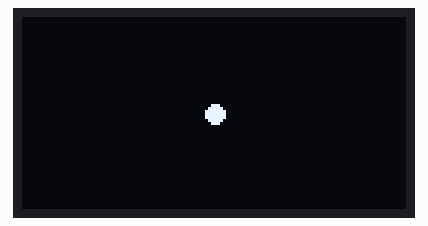
A sketch run on a simulated ESP32. On the bench: 128×64 one-colour display.

Above: at 0.2 s.
At 5.1 s:
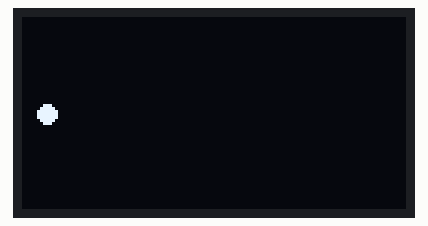
At 9.99 s:
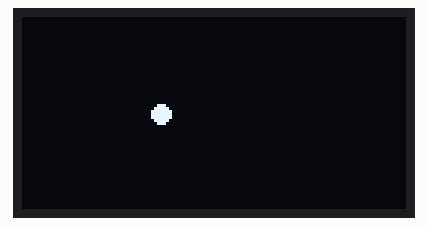
At 19.78 s:
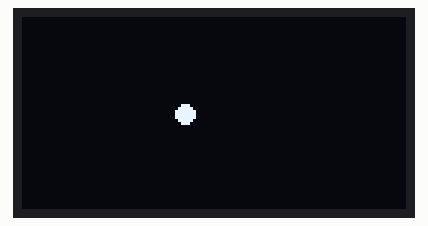
At 30.18 s:
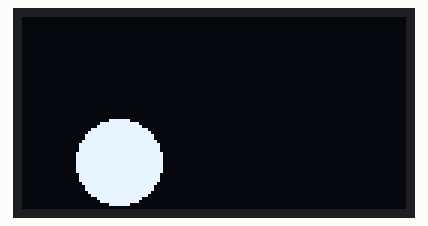
At 39.67 s:
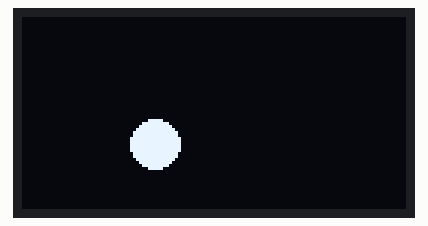

The sketch:

bounce-varsze.ino
```cpp
#include <Wire.h>
#include <Adafruit_GFX.h>
#include <Adafruit_SSD1306.h>

#define SCREEN_WIDTH 128
#define SCREEN_HEIGHT 64

Adafruit_SSD1306 display(SCREEN_WIDTH, SCREEN_HEIGHT, &Wire, -1);

void setup() {
  Wire.begin(21, 22);

  if(!display.begin(SSD1306_SWITCHCAPVCC, 0x3C)) {
    Serial.println("Display not found");
    for(;;);
  }
}
int x = 64;
int y = 32;
int h = 2;
int k = 2;
int R = 3;
int r = 1;

// display.clearDisplay();
// display.fillCircle(x,y,5,WHITE);
// display.display();

void loop() {
  display.clearDisplay();

  display.fillCircle(x, y, R, WHITE);

  display.display();
  y = y + k;
  x = x + h;
  R = R + r;

  if (x+R > 128 || x-R < 0) {
    h = -h;
    x = x + h;
  }
  if (y+R > 64 || y-R < 0) {
    k = -k;
    y = y + k;
  }
  if (R > 20 || R < 0) {
    r = -r;
  }

  delay(30);
}
```
